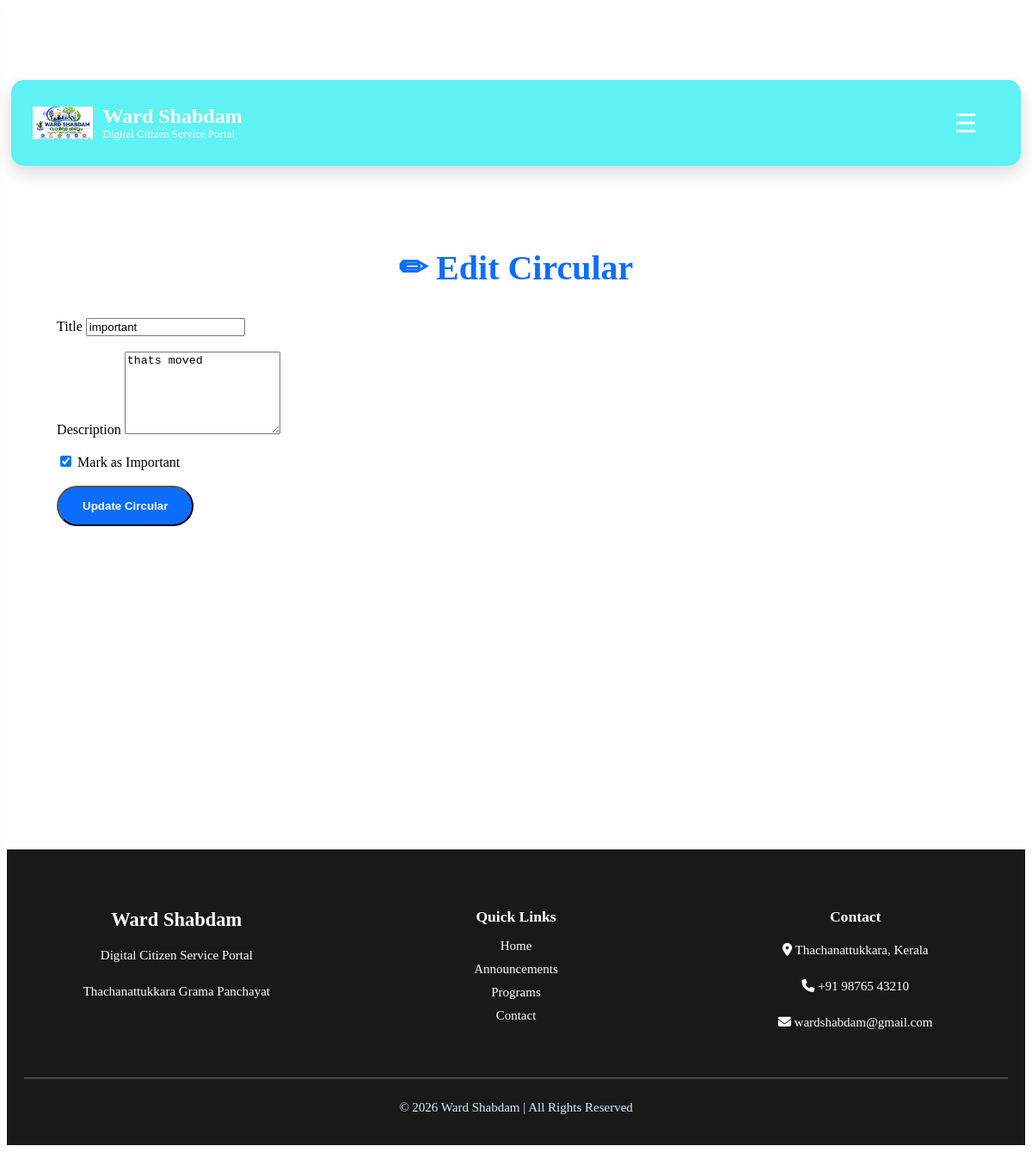
The page /edit-circular/6 (signed in) on the database its author committed.
### tables this page shows
CREATE TABLE circulars (
    id INTEGER PRIMARY KEY AUTOINCREMENT,
    title TEXT NOT NULL,
    description TEXT NOT NULL,
    pdf_file TEXT,
    important INTEGER DEFAULT 0,
    created_at TIMESTAMP DEFAULT CURRENT_TIMESTAMP
);

### app.py (the view, shortened to what this page needs)
@app.route("/edit-circular/<int:id>", methods=["GET", "POST"])
def edit_circular(id):
    check = admin_required()
    if check:
        return check
    conn = sqlite3.connect("database/wardshabdam.db")
    conn.row_factory = sqlite3.Row
    cursor = conn.cursor()
    cursor.execute(
        "SELECT * FROM circulars WHERE id=?",
        (id,)
    )
    circular = cursor.fetchone()
    if not circular:
        conn.close()
        return "Circular not found."
    conn.close()
    return render_template(
        "edit_circular.html",
        circular=circular
    )

### app.py (called while the page is built, shortened)
def admin_required():
    if "admin_id" not in session:
        return redirect("/admin_login")
    return None

@app.context_processor
def notification_context():
    if "citizen_id" not in session:
        return {"notification_count": 0}

### templates/edit_circular.html (shortened to what this page needs)
{% extends "layout.html" %}
{% block content %}
<div class="admin-container">
    <h2>✏ Edit Circular</h2>
    <form method="POST">
        <label>Title</label>
        <input
            type="text"
            name="title"
            value="{{ circular.title }}"
            required>
        <br><br>
        <label>Description</label>
        <textarea
            name="description"
            rows="6"
            required>{{ circular.description }}</textarea>
        <br><br>
        <label>
            <input
                type="checkbox"
                name="important"
                {% if circular.important == 1 %}checked{% endif %}>
            Mark as Important
        </label>
        <br><br>
        <button class="btn-add">
            Update Circular
        </button>
    </form>
</div>
{% endblock %}

### static/css/style.css (style rules this page uses)
body { padding-top:70px; }

### static/css/admin.css (style rules this page uses)
.admin-container { width:95%; max-width:1400px; margin:50px auto; }
.admin-container h2 { text-align:center; color:#0d6efd; font-size:40px; margin-bottom:35px; }
.btn-add { background:#0d6efd; color:white; text-decoration:none; padding:14px 28px; border-radius:30px; font-weight:bold; transition:.3s; }

### rows shown on the page
circulars: title "important", description "thats moved", important "☑"
